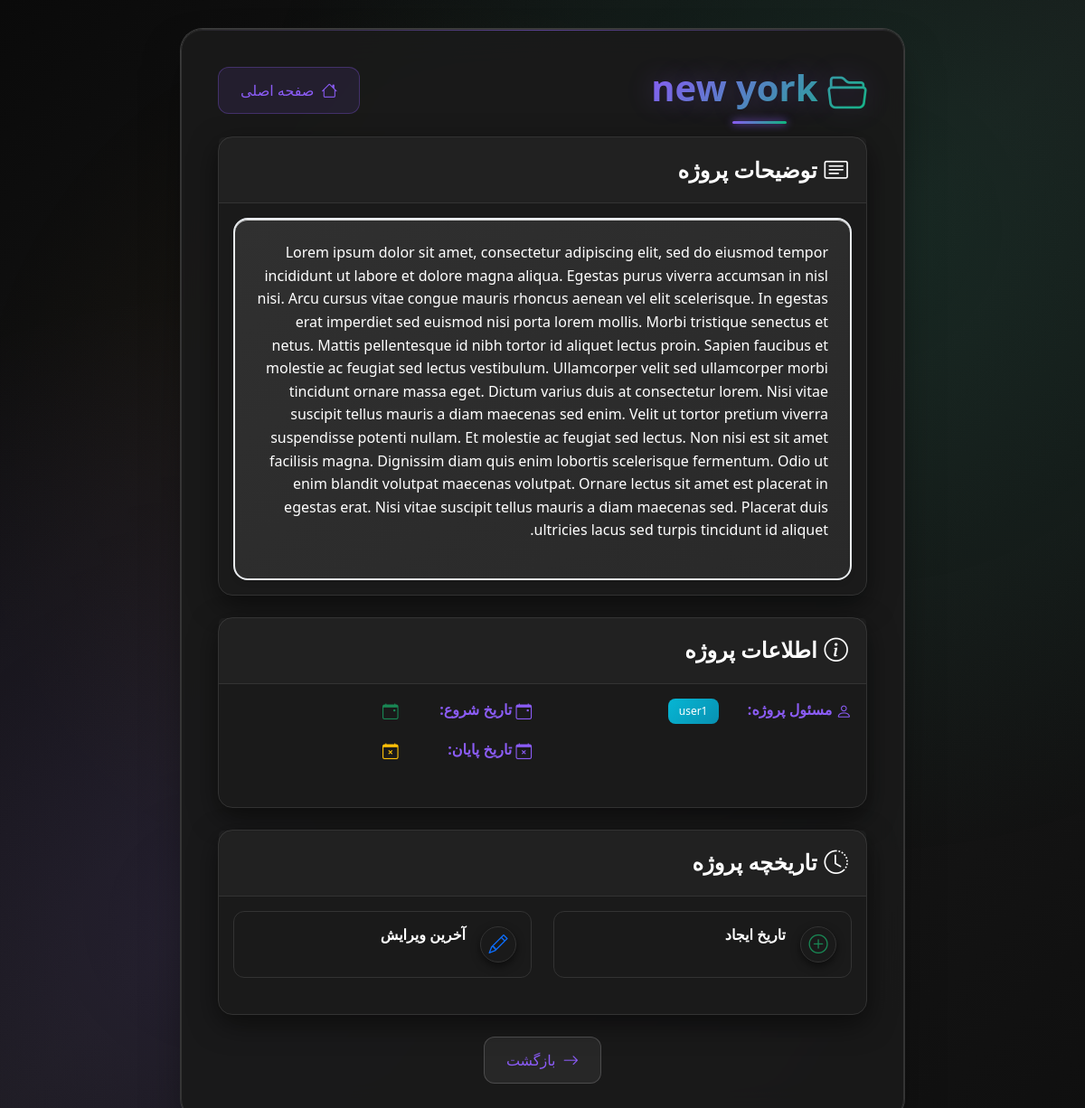
/project/4/, run on the app's committed database.
### projects/models.py (models this page shows, shortened)
class Project(models.Model):
    name = models.CharField(max_length=200, verbose_name='نام پروژه')
    description = models.TextField(blank=True, verbose_name='توضیحات')
    start_date = models.DateField(verbose_name='تاریخ شروع')
    end_date = models.DateField(null=True, blank=True, verbose_name='تاریخ پایان')
    created_at = models.DateTimeField(auto_now_add=True, verbose_name='تاریخ ایجاد')
    updated_at = models.DateTimeField(auto_now=True, verbose_name='تاریخ ویرایش')
    assignee = models.ForeignKey(User, on_delete=models.SET_NULL, null=True, blank=True, related_name='assigned_projects', verbose_name='کاربر مسئول')
    is_done = models.BooleanField(default=False, verbose_name='انجام شده')

### projects/views.py (the view)
# urls.py: path('project/<int:pk>/', project_detail, name='project-detail'),
def project_detail(request, pk):
    project = get_object_or_404(Project, pk=pk)
    return render(request, 'projects/project_detail.html', {'project': project})

### projects/templatetags/jalali_filters.py (called while the page is built)
@register.filter
def to_jalali(value, fmt='%Y/%m/%d'):
    if not value:
        return ''
    try:
        return jdatetime.datetime.fromgregorian(datetime=value).strftime(fmt)
    except Exception:
        return value

### templates/projects/project_detail.html (shortened to what this page needs)
{% load jalali_filters %}
{% load static %}
<!DOCTYPE html>
<html lang="fa" dir="rtl">
<head>
    <link href="https://cdn.jsdelivr.net/npm/bootstrap@5.3.3/dist/css/bootstrap.rtl.min.css" rel="stylesheet">
    <link rel="stylesheet" href="https://cdn.jsdelivr.net/npm/bootstrap-icons@1.11.3/font/bootstrap-icons.css">
    <link href="https://cdn.fontcdn.ir/Font/Persian/Vazir/Vazir.css" rel="stylesheet">
    <link rel="stylesheet" href="{% static 'base_style.css' %}">
</head>
<body>
<div class="container fade-in">
    <div class="d-flex justify-content-between align-items-center mb-4">
        <h1 class="mb-0"><i class="bi bi-folder2-open"></i> {{ project.name }}</h1>
        <a href="/" class="btn btn-outline-primary ripple">
            <i class="bi bi-house"></i> صفحه اصلی
        </a>
    </div>
    <div class="card mb-4">
        <div class="card-header">
            <h4 class="mb-0"><i class="bi bi-card-text"></i> توضیحات پروژه</h4>
        </div>
        <div class="card-body">
            {% if project.description %}
                <div class="project-description">
                    <p class="description-text" style="color: black !important">{{ project.description|linebreaks }}</p>
                </div>
            {% else %}
                <div class="empty-description">
                    <i class="bi bi-file-text text-muted"></i>
                    <p class="text-muted">توضیحی برای این پروژه ثبت نشده است</p>
                </div>
            {% endif %}
        </div>
    </div>
    <div class="card mb-4">
        <div class="card-header">
            <h4 class="mb-0"><i class="bi bi-info-circle"></i> اطلاعات پروژه</h4>
        </div>
        <div class="card-body">
            <div class="row">
                <div class="col-md-6">
                    <dl class="row">
                        <dt class="col-sm-5"><i class="bi bi-person"></i> مسئول پروژه:</dt>
                        <dd class="col-sm-7">
                            {% if project.assignee %}
                                <span class="badge bg-info">{{ project.assignee.username }}</span>
                            {% else %}
                                <span class="badge bg-secondary">تعیین نشده</span>
                            {% endif %}
                        </dd>
                    </dl>
                </div>
                <div class="col-md-6">
                    <dl class="row">
                        <dt class="col-sm-5"><i class="bi bi-calendar-event"></i> تاریخ شروع:</dt>
                        <dd class="col-sm-7">
                            <i class="bi bi-calendar-event text-success"></i>
                        </dd>
                        <dt class="col-sm-5"><i class="bi bi-calendar-x"></i> تاریخ پایان:</dt>
                        <dd class="col-sm-7">
                            {% if project.end_date %}
                                <i class="bi bi-calendar-x text-warning"></i>
                            {% else %}
                                <span class="text-muted">تعیین نشده</span>
                            {% endif %}
                        </dd>
                    </dl>
                </div>
            </div>
        </div>
    </div>
    <div class="card">
        <div class="card-header">
            <h4 class="mb-0"><i class="bi bi-clock-history"></i> تاریخچه پروژه</h4>
        </div>
        <div class="card-body">
            <div class="row">
                <div class="col-md-6">
                    <div class="timeline-item">
                        <div class="timeline-icon">
                            <i class="bi bi-plus-circle text-success"></i>
                        </div>
                        <div class="timeline-content">
                            <h6>تاریخ ایجاد</h6>
                        </div>
                    </div>
                </div>
                <div class="col-md-6">
                    <div class="timeline-item">
                        <div class="timeline-icon">
                            <i class="bi bi-pencil text-primary"></i>
                        </div>
                        <div class="timeline-content">
                            <h6>آخرین ویرایش</h6>
                        </div>
                    </div>
                </div>
            </div>
        </div>
    </div>
    <div class="text-center mt-4">
        <a href="/" class="btn btn-outline-secondary ripple">
            <i class="bi bi-arrow-right"></i> بازگشت
        </a>
    </div>
</div>
</body>
</html>

### data on the page
Project: name "new york", description "Lorem ipsum dolor sit amet, consectetur adipiscing elit, sed do eiusmod tempor incididunt ut labore et dolore magna aliqua. Egestas purus viverra accumsan in nisl nisi. Arcu cursus vitae congue mauris rhoncus aenean vel elit scelerisque. In egestas erat imperdiet sed euismod nisi porta lorem mollis. Morbi tristique senectus et netus. Mattis pellentesque id nibh tortor id aliquet lectus proin. Sapien faucibus et molestie ac feugiat sed lectus vestibulum. Ullamcorper velit sed ullamcorper morbi tincidunt ornare massa eget. Dictum varius duis at consectetur lorem. Nisi vitae suscipit tellus mauris a diam maecenas sed enim. Velit ut tortor pretium viverra suspendisse potenti nullam. Et molestie…", assignee.username "user1"
